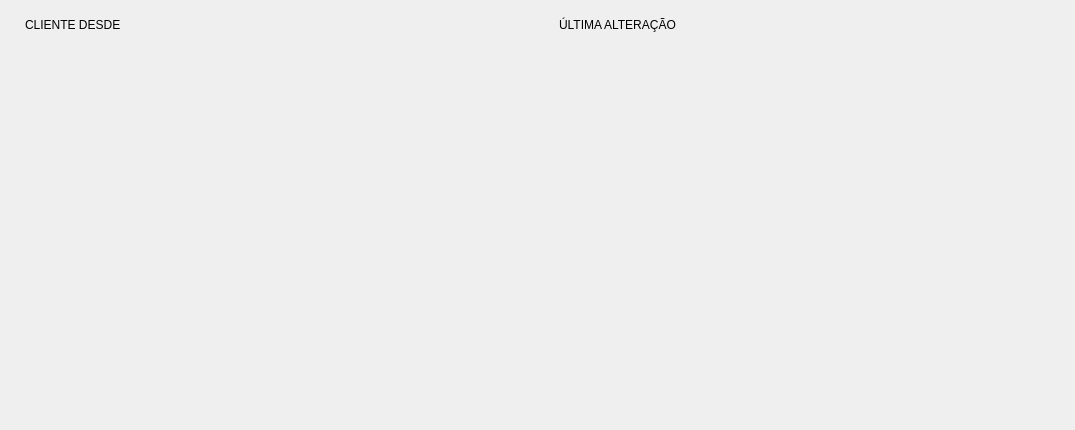
                  <widget class="QWidget" name="scaInfoCadastrais">
                   <property name="geometry">
                    <rect>
                     <x>0</x>
                     <y>0</y>
                     <width>1075</width>
                     <height>430</height>
                    </rect>
                   </property>
                   <layout class="QGridLayout" name="gridLayout_4">
                    <property name="leftMargin">
                     <number>16</number>
                    </property>
                    <property name="topMargin">
                     <number>8</number>
                    </property>
                    <property name="rightMargin">
                     <number>16</number>
                    </property>
                    <property name="bottomMargin">
                     <number>8</number>
                    </property>
                    <property name="horizontalSpacing">
                     <number>24</number>
                    </property>
                    <property name="verticalSpacing">
                     <number>8</number>
                    </property>
                    <item row="0" column="0">
                     <widget class="QFrame" name="frDtCadastro">
                      <property name="maximumSize">
                       <size>
                        <width>16777215</width>
                        <height>40</height>
                       </size>
                      </property>
                      <property name="frameShape">
                       <enum>QFrame::NoFrame</enum>
                      </property>
                      <property name="frameShadow">
                       <enum>QFrame::Raised</enum>
                      </property>
                      <layout class="QHBoxLayout" name="horizontalLayout_27">
                       <item>
                        <widget class="QLabel" name="lbInfoDtCadastro">
                         <property name="text">
                          <string>CLIENTE DESDE</string>
                         </property>
                        </widget>
                       </item>
                       <item>
                        <widget class="QLabel" name="lbDtCadastro">
                         <property name="text">
                          <string/>
                         </property>
                         <property name="textInteractionFlags">
                          <set>Qt::LinksAccessibleByMouse|Qt::TextSelectableByMouse</set>
                         </property>
                        </widget>
                       </item>
                       <item>
                        <spacer name="horizontalSpacer_20">
                         <property name="orientation">
                          <enum>Qt::Horizontal</enum>
                         </property>
                         <property name="sizeHint" stdset="0">
                          <size>
                           <width>359</width>
                           <height>15</height>
                          </size>
                         </property>
                        </spacer>
                       </item>
                      </layout>
                     </widget>
                    </item>
                    <item row="0" column="1">
                     <widget class="QFrame" name="frUltAlt">
                      <property name="maximumSize">
                       <size>
                        <width>16777215</width>
                        <height>40</height>
                       </size>
                      </property>
                      <property name="frameShape">
                       <enum>QFrame::NoFrame</enum>
                      </property>
                      <property name="frameShadow">
                       <enum>QFrame::Raised</enum>
                      </property>
                      <layout class="QHBoxLayout" name="horizontalLayout_28">
                       <item>
                        <widget class="QLabel" name="lbInfoUltAlt">
                         <property name="text">
                          <string>ÚLTIMA ALTERAÇÃO</string>
                         </property>
                        </widget>
                       </item>
                       <item>
                        <widget class="QLabel" name="lbUltAlt">
                         <property name="text">
                          <string/>
                         </property>
                         <property name="textInteractionFlags">
                          <set>Qt::LinksAccessibleByMouse|Qt::TextSelectableByMouse</set>
                         </property>
                        </widget>
                       </item>
                       <item>
                        <spacer name="horizontalSpacer_21">
                         <property name="orientation">
                          <enum>Qt::Horizontal</enum>
                         </property>
                         <property name="sizeHint" stdset="0">
                          <size>
                           <width>320</width>
                           <height>15</height>
                          </size>
                         </property>
                        </spacer>
                       </item>
                      </layout>
                     </widget>
                    </item>
                    <item row="1" column="0">
                     <spacer name="verticalSpacer_3">
                      <property name="orientation">
                       <enum>Qt::Vertical</enum>
                      </property>
                      <property name="sizeHint" stdset="0">
                       <size>
                        <width>20</width>
                        <height>40</height>
                       </size>
                      </property>
                     </spacer>
                    </item>
                   </layout>
                  </widget>
